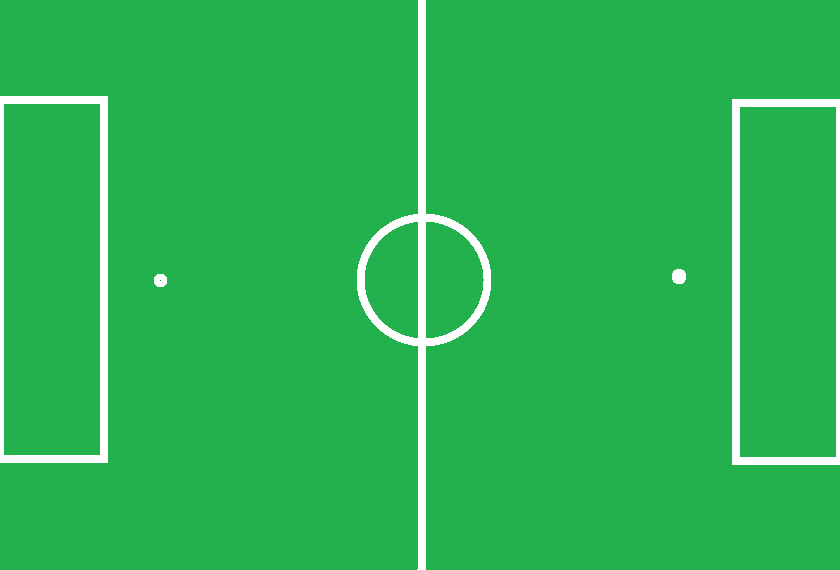
//> input picture soccer_field.png, 840 x 570 px
$ ./motion   (built with g++ and OpenCV 4)
//> lines starting //> are read from the running program, lines starting //| are printed output that depends on the picture; after the words box and inside, x2 and y2 are one past the last pixel; in counts of white or black regions, pixels touching at a corner belong together
#include <iostream>
#include <string>
#include <sys/time.h>
#include <algorithm>
#include <iterator>
#include <queue>
#include <vector>
#include <tuple>
#include <stdexcept>
#include "opencv2/core/core.hpp"
#include "opencv2/core/utility.hpp"
#include "opencv2/imgproc/imgproc.hpp"
#include "opencv2/imgcodecs.hpp"
#include "opencv2/highgui/highgui.hpp"
#include <math.h>

using namespace std;
using namespace cv;
struct Tuple
{
    float pd;
    int x;
    int y;

    Tuple(float n1, int n2, int n3) : pd(n1), x(n2), y(n3)
    {
    }

    bool operator<(const struct Tuple& other) const
    {
        return pd < other.pd;
    }
};
#define PI 3.14159265

//  84 X 57??
const int COL = 28;
const int ROW = 19;
int map[COL][ROW] = {0};  //global int array
int degree = 90;    //orientation of robot.
int robotX = 20;
int robotY = 2;

int particles[5][3];
float particleProb[5];
int numParticle = 0;

float motionMap[COL][ROW] = {0};
int motionMapDegree[COL][ROW] = {0};

float normDist[3][3] =
{
    {0.1,0.1,0.1},
    {0.1,0.2,0.1},
    {0.1,0.1,0.1}
};
float normDist5[5][5] = {
    {0.010000, 0.020000, 0.030000, 0.020000, 0.010000},
    {0.020000, 0.060000, 0.080000, 0.060000, 0.020000},
    {0.030000, 0.080000, 0.120000, 0.080000, 0.030000},
    {0.020000, 0.060000, 0.080000, 0.060000, 0.020000},
    {0.010000, 0.020000, 0.030000, 0.020000, 0.010000}
};

// [22 lines left out: functions adjustDegree, printMotionMap, printMotionMapDegree, not called in this run]
void updateRobotCoord(){
    //first particle is the most high prob.
    robotX = particles[0][0];
    robotY = particles[0][1];
    degree = particles[0][2];
}

void drawField()
{
    // adjustDegree();
    //load field img and draw any obsticle
    Mat field = imread("../soccer_field.png",CV_LOAD_IMAGE_COLOR);
//> field is the input picture: 570 rows x 840 cols, CV_8UC3; mean B, G, R 83.4, 180.2, 43.1
    for(int row = 0; row < ROW; row++){
        for(int col=0; col < COL; col++){
            if(map[col][row] < 0){
                //obstacle.
                circle(field, Point(col*30+15,row*30+15), 15, Scalar(255,0,255), -1);
            }
        }
    }
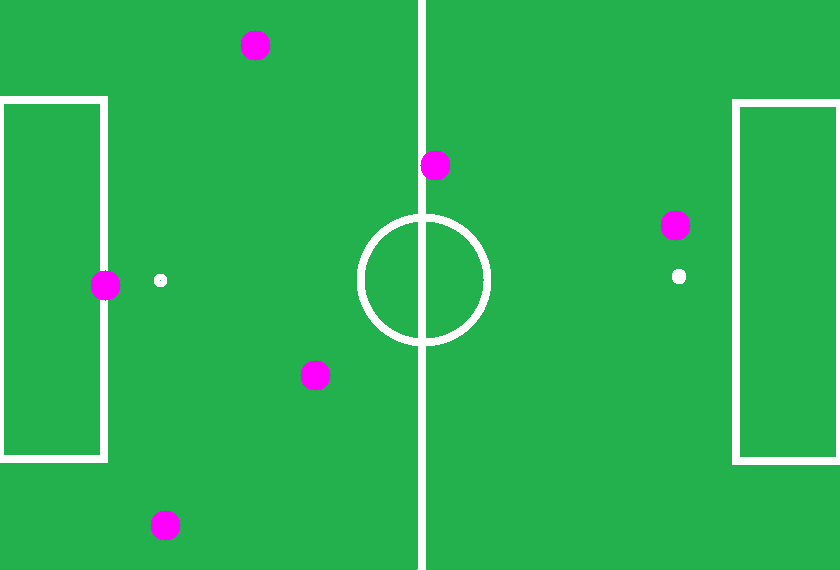
//> field: 570 rows x 840 cols, CV_8UC3; 0.89% of pixels changed, all inside (x1, y1, x2, y2) = (90, 30, 691, 541)

    //robot location(draw triangle)
    updateRobotCoord();
    //triangle coordinate offset
    int x1,x2,x3,y1,y2,y3,fx1,fx2,fx3,fy1,fy2,fy3;

    //vertex of triangles(when 0 degree)
    x1 = 0;
    y1 = 17;
    x2 = -10;
    y2 = -17;
    x3 = 10;
    y3 = -17;

    //rotation by degree (add 0.5 for proper rounding)
    fx1 = x1*cos(degree*PI/180) - y1*sin(degree*PI/180) + 0.5;
    fy1 = x1*sin(degree*PI/180) + y1*cos(degree*PI/180) + 0.5;
    fx2 = x2*cos(degree*PI/180) - y2*sin(degree*PI/180) + 0.5;
    fy2 = x2*sin(degree*PI/180) + y2*cos(degree*PI/180) + 0.5;
    fx3 = x3*cos(degree*PI/180) - y3*sin(degree*PI/180) + 0.5;
    fy3 = x3*sin(degree*PI/180) + y3*cos(degree*PI/180) + 0.5;

    //add rotated offset
    Point triPoints[3];
    triPoints[0] = Point(robotX*30+15 + fx1,robotY*30+15 + fy1);
    triPoints[1] = Point(robotX*30+15 + fx2,robotY*30+15 + fy2);
    triPoints[2] = Point(robotX*30+15 + fx3,robotY*30+15 + fy3);
    const Point* ppt[1] = { triPoints };
    int npt[] = { 3 };
    fillPoly(field, ppt, npt, 1, Scalar(0, 0, 255), 8);
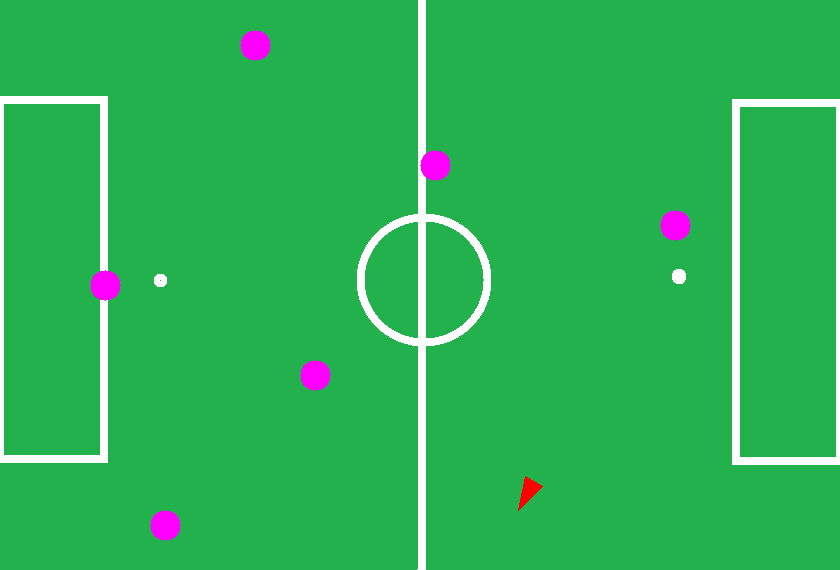
//> field: 570 rows x 840 cols, CV_8UC3; 0.08% of pixels changed, all inside (x1, y1, x2, y2) = (518, 476, 543, 511)

    //draw other patricle smaller
    for(int i=0;i<numParticle;i++){
        int pX = particles[i][0];
        int pY = particles[i][1];
        int pD = particles[i][2];
        x1 = 0;
        y1 = 10;
        x2 = -5;
        y2 = -10;
        x3 = 5;
        y3 = -10;

        //rotation by degree (add 0.5 for proper rounding)
        fx1 = x1*cos(pD*PI/180) - y1*sin(pD*PI/180) + 0.5;
        fy1 = x1*sin(pD*PI/180) + y1*cos(pD*PI/180) + 0.5;
        fx2 = x2*cos(pD*PI/180) - y2*sin(pD*PI/180) + 0.5;
        fy2 = x2*sin(pD*PI/180) + y2*cos(pD*PI/180) + 0.5;
        fx3 = x3*cos(pD*PI/180) - y3*sin(pD*PI/180) + 0.5;
        fy3 = x3*sin(pD*PI/180) + y3*cos(pD*PI/180) + 0.5;

        //add rotated offset
        Point triPoints[3];
        triPoints[0] = Point(pX*30+15 + fx1,pY*30+15 + fy1);
        triPoints[1] = Point(pX*30+15 + fx2,pY*30+15 + fy2);
        triPoints[2] = Point(pX*30+15 + fx3,pY*30+15 + fy3);
        const Point* ppt[1] = { triPoints };
        int npt[] = { 3 };
        fillPoly(field, ppt, npt, 1, Scalar(0, 0, 255), 8);
    }
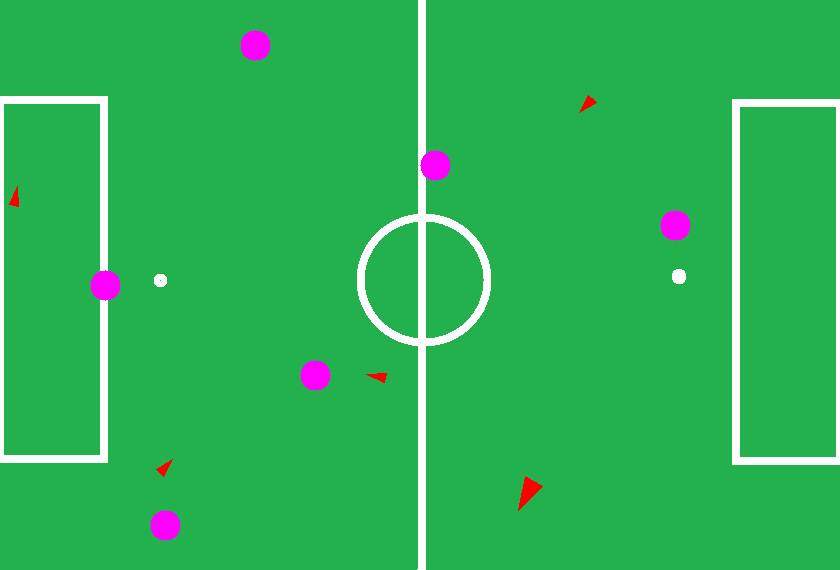
//> field: 570 rows x 840 cols, CV_8UC3; 0.1% of pixels changed, all inside (x1, y1, x2, y2) = (9, 95, 597, 477)
    imshow("image", field);
}

// [8 lines left out: function cleanMotionMap, not called in this run]

//create new particle
void setParticle(int i, int x, int y, int deg, float p){
    particles[i][0] = x;
    particles[i][1] = y;
    particles[i][2] = deg;
    particleProb[i] = p;
}

// [83 lines left out: functions normalizeParticle, turn, motion, updateParticles, printParticles, not called in this run]

int main(int argc, char** argv)
{
    int action[20] = {0,0,1,0,1,0,2,0,0,2,0,1,0,2,0,0,1,0,0,1};
    namedWindow("image",CV_WINDOW_AUTOSIZE);
    //set obstacles
    map[10][12] = -1;
    map[8][1] = -1;
    map[3][9] = -1;
    map[14][5] = -1;
    map[22][7] = -1;
    map[5][17] = -1;


    //add 5 random particle
    srand( time(NULL) );
    setParticle(0,(std::rand()%( 28 )),(std::rand()%( 19 )),(std::rand()%( 360 )),0.2);
    numParticle++;

    setParticle(1,(std::rand()%( 28 )),(std::rand()%( 19 )),(std::rand()%( 360 )),0.2);
    numParticle++;

    setParticle(2,(std::rand()%( 28 )),(std::rand()%( 19 )),(std::rand()%( 360 )),0.2);
    numParticle++;

    setParticle(3,(std::rand()%( 28 )),(std::rand()%( 19 )),(std::rand()%( 360 )),0.2);
    numParticle++;

    setParticle(4,(std::rand()%( 28 )),(std::rand()%( 19 )),(std::rand()%( 360 )),0.2);
    numParticle++;


    timeval a, b;
    float difference = 0;
    drawField();
    if(waitKey(100) >= 0){

    }

    //Set a timer for 2 seconds
    for (int k = 0; k< 20; k++){
        if(action[k] == 0){ //move forward
            gettimeofday(&a, 0);
            difference = 0;
            while(difference <= 3){
                gettimeofday(&b, 0);
                difference = b.tv_sec - a.tv_sec;
                if(waitKey(30) >= 0) break;
            }
            motion();
            updateParticles();
            drawField();
            printMotionMap();
            printMotionMapDegree();
            printParticles();
        }
        else if(action[k] == 1){//left
            gettimeofday(&a, 0);
            difference = 0;
            while(difference <= 3){
                gettimeofday(&b, 0);
                difference = b.tv_sec - a.tv_sec;
            }
            turn(45);


        }
        else if(action[k] == 2){//right
            gettimeofday(&a, 0);
            difference = 0;
            while(difference <= 3){
                gettimeofday(&b, 0);
                difference = b.tv_sec - a.tv_sec;
            }
            turn(-45);
        }
        if(waitKey(30) >= 0) break;
    }
    // [17 lines of commented-out code are left out]


    waitKey();
    return 0;
}
